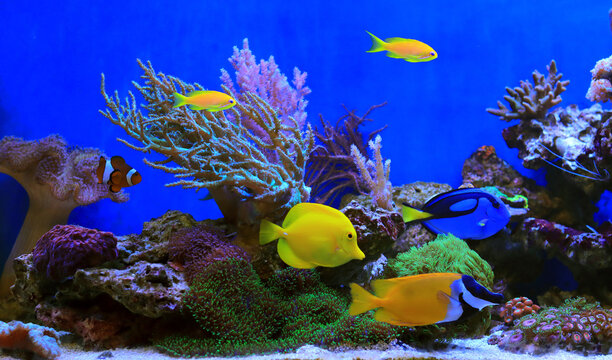
#> input picture data_sets/360_F_495164048_r4KZV8Y10lVEjXif0Xf4vyMlGk8ONC6q.jpg, 612 x 360 px
$ python -i pysift.py   (imports and definitions only)
#> lines starting #> are read from the running program, lines starting #| are printed output that depends on the picture
#> further down, picture is the input picture: shape (360, 612, 3); mean B, G, R 140.9, 67.4, 47.4
from numpy import all, any, array, arctan2, cos, sin, exp, dot, log, logical_and, roll, sqrt, stack, trace, unravel_index, pi, deg2rad, rad2deg, where, zeros, floor, full, nan, isnan, round, float32
from numpy.linalg import det, lstsq, norm
from cv2 import resize, GaussianBlur, subtract, KeyPoint, INTER_LINEAR, INTER_NEAREST
from functools import cmp_to_key
import logging

logger = logging.getLogger(__name__)
float_tolerance = 1e-7

def computeKeypointsAndDescriptors(image, sigma=1.6, num_intervals=3, assumed_blur=0.5, image_border_width=5):
    """Compute SIFT keypoints and descriptors for an input image
    """
#> called with sigma = 1.6, num_intervals = 3, assumed_blur = 0.5, image_border_width = 5
    image = image.astype('float32')
    base_image = generateBaseImage(image, sigma, assumed_blur)
    num_octaves = computeNumberOfOctaves(base_image.shape)
    gaussian_kernels = generateGaussianKernels(sigma, num_intervals)
    gaussian_images = generateGaussianImages(base_image, num_octaves, gaussian_kernels)
    dog_images = generateDoGImages(gaussian_images)
    keypoints = findScaleSpaceExtrema(gaussian_images, dog_images, num_intervals, sigma, image_border_width)
    keypoints = removeDuplicateKeypoints(keypoints)
    keypoints = convertKeypointsToInputImageSize(keypoints)
    descriptors = generateDescriptors(keypoints, gaussian_images)
    return keypoints, descriptors

###### create the pyramid and dog


# upsample the image, blurred to match the target sigma,
# the result is the base image for gaussian pyramid construction
def generateBaseImage(image, sigma, assumed_blur):
    """Generate base image from input image by upsampling by 2 in both directions and blurring and gives the sigma diff to go from one scale to another
    """
#> called with sigma = 1.6, assumed_blur = 0.5
    logger.debug('Generating base image...')
    # enlarge the image by 2x, to detect smaller features more reliably,
    # interpolation by inter_linear is used for smooth interpolation
    image = resize(image, (0, 0), fx=2, fy=2, interpolation=INTER_LINEAR)
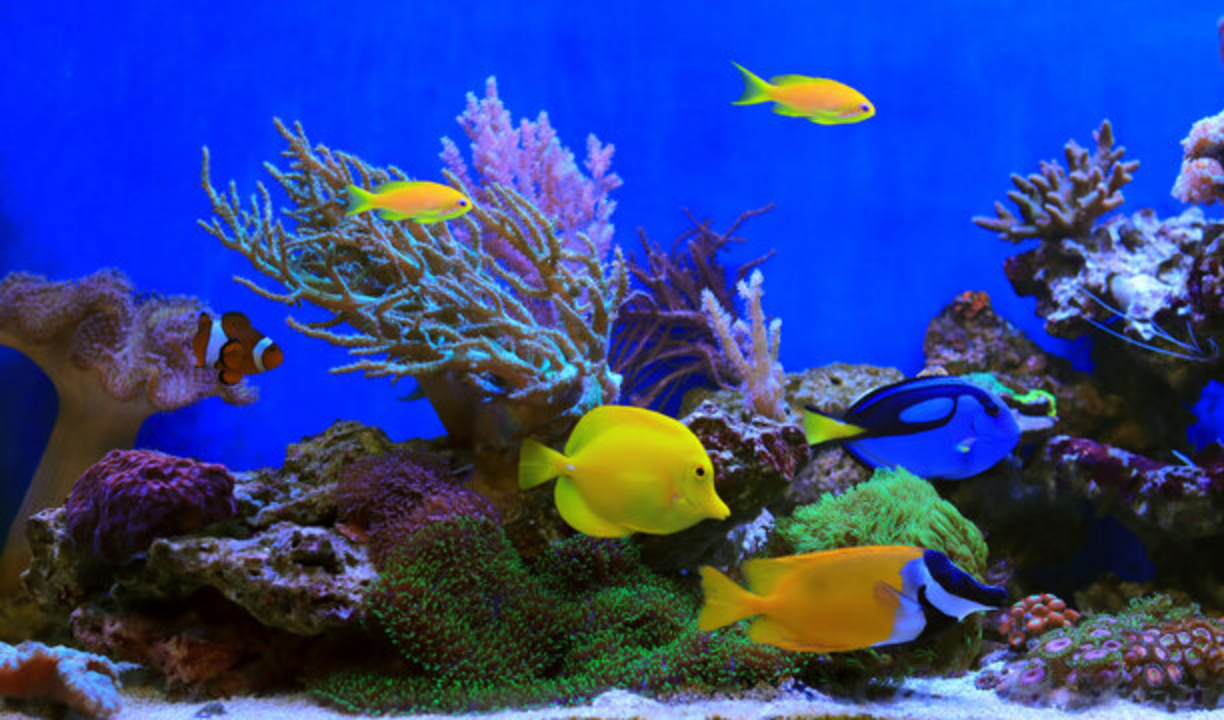
#> image: shape (720, 1224, 3) float32; mean of channels 0, 1, 2 141, 67.4, 47.4; drawn as B, G, R

    # the image is assumed to have original blur of sigma = 0.5 and when we double the image, sigma = 1
    # but we want the pyramid to start with sigma = 1.6 so we apply gaussian blur of sigma = 1.25
    # to make the total blur = 1.6
    sigma_diff = sqrt(max((sigma ** 2) - ((2 * assumed_blur) ** 2), 0.01))  # sqrt(1.6 power 2 - 1 power 2) = 1.25
    return GaussianBlur(image, (0, 0), sigmaX=sigma_diff, sigmaY=sigma_diff)  # the image blur is now sigma instead of assumed_blur

def computeNumberOfOctaves(image_shape):
    """Compute number of octaves in image pyramid as function of base image shape (eg 152x152 will be 6 octaves)
    """
    # in each octave, the image is blurred multiple times then downsampled by 2x
    # and then blur it multiple times and we do this until we reach the image to be 1 pixel
    # so we know here how many octaves, we can have before reaching to 1 pixel
    return int(round(log(min(image_shape)) / log(2) - 1))

def generateGaussianKernels(sigma, num_intervals):
    """Generate list of gaussian kernels at which to blur the input image. Default values of sigma, intervals, and octaves follow section 3 of Lowe's paper.
    """
#> called with sigma = 1.6, num_intervals = 3
    # in each octave, we blur the image six times, we start by sigma = 1.6
    # then each time the blurred image will be 1.26x more blurred than the previous image
    logger.debug('Generating scales...')
    num_images_per_octave = num_intervals + 3
    k = 2 ** (1. / num_intervals)   # 2^(1/3) = 1.26
    gaussian_kernels = zeros(num_images_per_octave)  # scale of gaussian blur necessary to go from one blur scale to the next within an octave
    gaussian_kernels[0] = sigma  #1.6

    for image_index in range(1, num_images_per_octave):
        sigma_previous = (k ** (image_index - 1)) * sigma
        sigma_total = k * sigma_previous
        gaussian_kernels[image_index] = sqrt(sigma_total ** 2 - sigma_previous ** 2)  #we store in the array the sigma increment that will lead to the total sigma
    return gaussian_kernels

def generateGaussianImages(image, num_octaves, gaussian_kernels):
    """Generate scale-space pyramid of Gaussian images
    """
#> called with num_octaves = 1, gaussian_kernels = array of shape (6,)
    # here we build the gaussian scale space pyramid,
    # we take the number of octaves, the list of sigma to make the blurred image,
    # and we loop for each octave, aplly the list of sigmas then store that to the main array,
    # then downsample the image by 2x and start over
    logger.debug('Generating Gaussian images...')
    gaussian_images = []

    for octave_index in range(num_octaves):
        gaussian_images_in_octave = []
        gaussian_images_in_octave.append(image)  # first image in octave already has the correct blur
        for gaussian_kernel in gaussian_kernels[1:]:
            image = GaussianBlur(image, (0, 0), sigmaX=gaussian_kernel, sigmaY=gaussian_kernel)
            gaussian_images_in_octave.append(image)
        gaussian_images.append(gaussian_images_in_octave)
        # we use the base image for the next octave, the blurred image that 2x blurred (sigma = 3.2)
        # so when we downsample it we return back to sigma = 1.6 and the list of gaussians will still be correctly applied
        octave_base = gaussian_images_in_octave[-3]
        image = resize(octave_base, (int(octave_base.shape[1] / 2), int(octave_base.shape[0] / 2)), interpolation=INTER_NEAREST)
#> this loop made 1 pass
#> pass 1, in generateGaussianImages, `octave_base = gaussian_images_in_octave[-3]`:
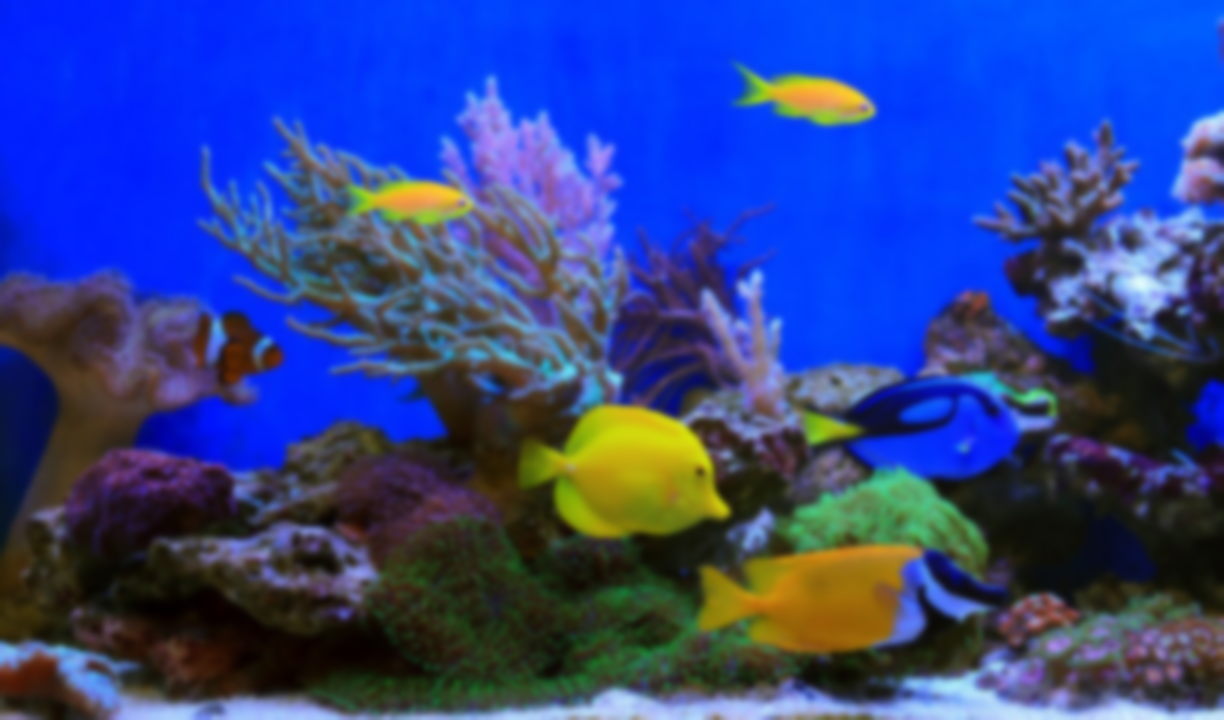
#> octave_base: shape (720, 1224, 3) float32; mean of channels 0, 1, 2 140.9, 67.4, 47.4; drawn with min black and max white
#> after the loop, gaussian_images = 1 item
    return array(gaussian_images, dtype=object)

def generateDoGImages(gaussian_images):
    """Generate Difference-of-Gaussians image pyramid
    """
    # for each octave, we subtract two consequetive blurred images from each others,
    # add it to the bigger list, do this for all octaves
    logger.debug('Generating Difference-of-Gaussian images...')
    dog_images = []

    for gaussian_images_in_octave in gaussian_images:
        dog_images_in_octave = []
        for first_image, second_image in zip(gaussian_images_in_octave, gaussian_images_in_octave[1:]):
            dog_images_in_octave.append(subtract(second_image, first_image))  # ordinary subtraction will not work because the images are unsigned integers
        dog_images.append(dog_images_in_octave)
#> after the loop, dog_images = []
    return array(dog_images, dtype=object)


### scale space extrema

# [390 lines left out: functions findScaleSpaceExtrema, isPixelAnExtremum, localizeExtremumViaQuadraticFit, computeGradientAtCenterPixel, computeHessianAtCenterPixel, computeKeypointsWithOrientations and 5 more, not called in this run]

>>> import cv2
>>> picture = cv2.imread('data_sets/360_F_495164048_r4KZV8Y10lVEjXif0Xf4vyMlGk8ONC6q.jpg')
#> (the run stopped early here; a loop or call above may not have finished)

$ run again, on data_sets/bird1.jpg
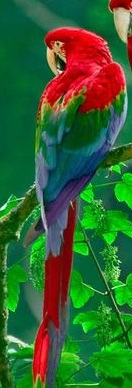
#> input picture data_sets/bird1.jpg, 132 x 388 px
#> picture is the input picture: shape (388, 132, 3); mean B, G, R 50.3, 98.8, 52.1
#> in generateBaseImage, `image = resize(image, (0, 0), fx=2, fy=2, interpolation=INTER_LINEAR)`:
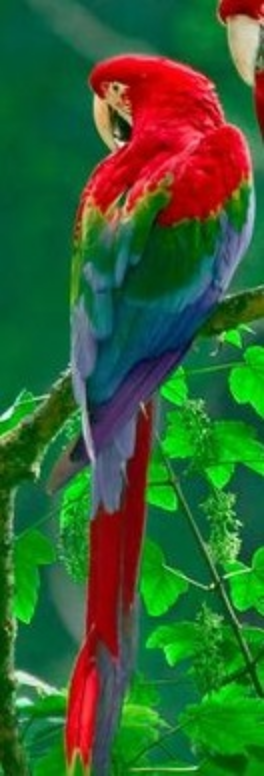
#> image: shape (776, 264, 3) float32; mean of channels 0, 1, 2 50.3, 98.8, 52.1; drawn as B, G, R
#> the loop in generateGaussianImages, `for octave_index in range(num_octaves):` made 1 pass
#> pass 1, in generateGaussianImages, `octave_base = gaussian_images_in_octave[-3]`:
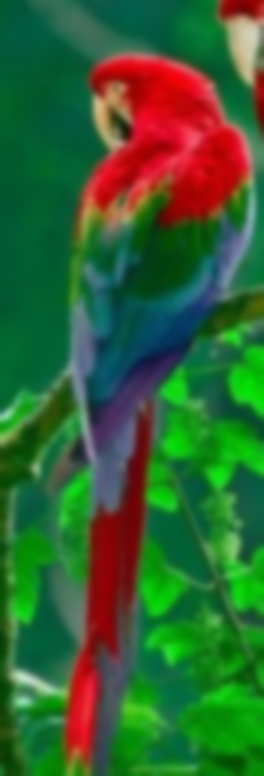
#> octave_base: shape (776, 264, 3) float32; mean of channels 0, 1, 2 50.3, 98.8, 52.1; drawn as B, G, R
#> after the loop in generateGaussianImages, `for octave_index in range(num_octaves):`: gaussian_images = 1 item
#> the loop in generateDoGImages, `for gaussian_images_in_octave in gaussian_images:` made 1 pass
#> after the loop in generateDoGImages, `for gaussian_images_in_octave in gaussian_images:`: dog_images = []

$ run again, on data_sets/birds.jpg
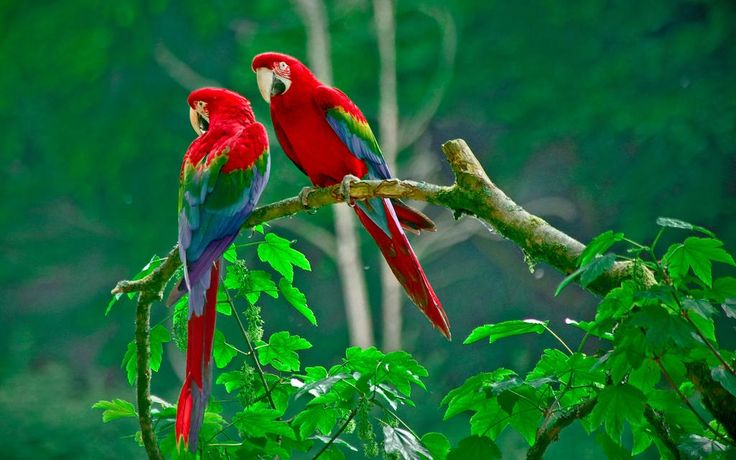
#> input picture data_sets/birds.jpg, 736 x 460 px
#> picture is the input picture: shape (460, 736, 3); mean B, G, R 52, 100.7, 32.4
#> the loop in generateGaussianImages, `for octave_index in range(num_octaves):` made 1 pass
#> pass 1, in generateGaussianImages, `octave_base = gaussian_images_in_octave[-3]`:
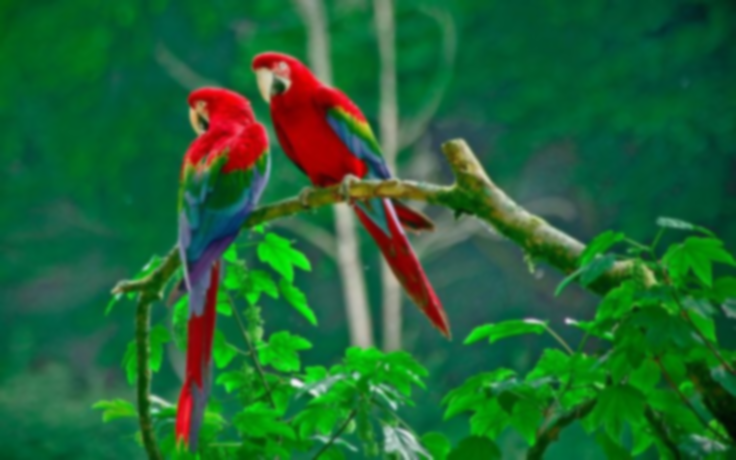
#> octave_base: shape (920, 1472, 3) float32 (shown at 1/2 size); mean of channels 0, 1, 2 52, 100.7, 32.4; drawn as B, G, R
#> pass 1, in generateGaussianImages, `image = resize(octave_base, (int(octave_base.shape[1] / 2), int(octave..`:
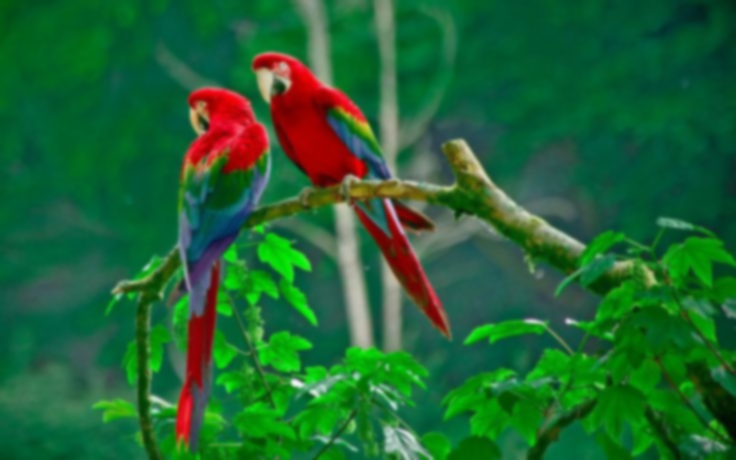
#> image: shape (460, 736, 3) float32; mean of channels 0, 1, 2 52, 100.7, 32.4; drawn as B, G, R
#> after the loop in generateGaussianImages, `for octave_index in range(num_octaves):`: gaussian_images = 1 item
#> the loop in generateDoGImages, `for gaussian_images_in_octave in gaussian_images:` made 1 pass
#> after the loop in generateDoGImages, `for gaussian_images_in_octave in gaussian_images:`: dog_images = []
